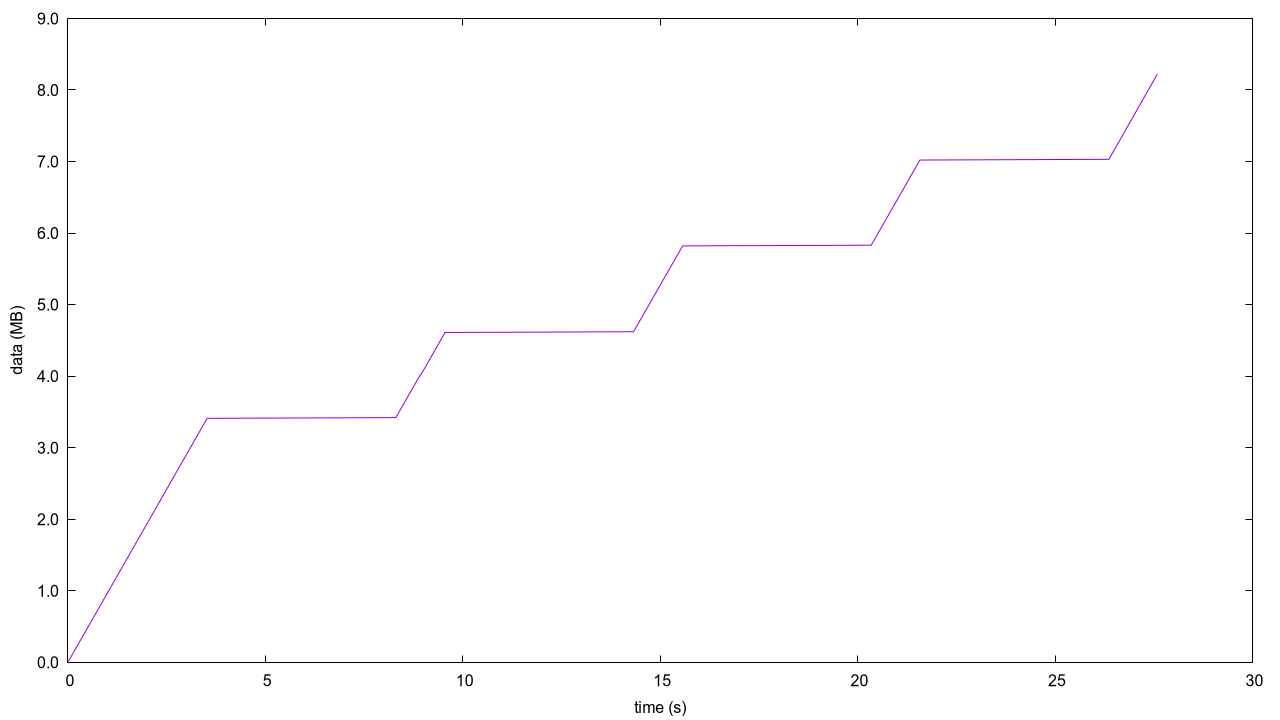

Here is the gnuplot script that generated this plot:
set datafile separator ","
set terminal pngcairo size 1280,720 enhanced font 'Arial,16'
set output "sent.png"

set xlabel "time (s)"
set ylabel "data (MB)"
set format y "%.1s"
unset key
plot "stats.csv" using 1:2 with lines lw 3 title "data"
